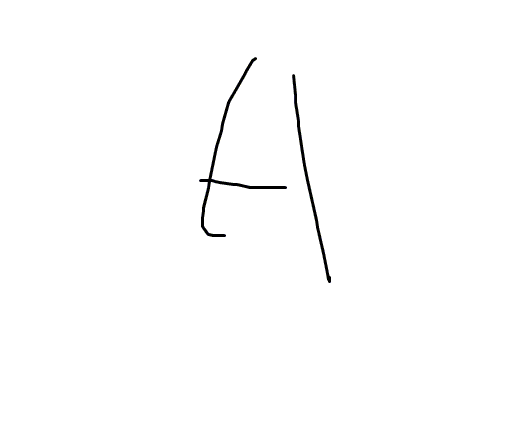
#> input picture examples/opencv-qing-song-ru-men/ch01/a.bmp, 514 x 425 px
$ python introduction_to_pca.py --input ../../../ch01/a.bmp   (older library calls are emulated)
#> lines starting #> are read from the running program, lines starting #| are printed output that depends on the picture; after the words box and inside, x2 and y2 are one past the last pixel; in counts of white or black regions, pixels touching at a corner belong together
from __future__ import print_function
from __future__ import division
import cv2 as cv
import numpy as np
import argparse
from math import atan2, cos, sin, sqrt, pi

def drawAxis(img, p_, q_, colour, scale):
    p = list(p_)
    q = list(q_)
    ## [visualization1]
    angle = atan2(p[1] - q[1], p[0] - q[0]) # angle in radians
    hypotenuse = sqrt((p[1] - q[1]) * (p[1] - q[1]) + (p[0] - q[0]) * (p[0] - q[0]))

    # Here we lengthen the arrow by a factor of scale
    q[0] = p[0] - scale * hypotenuse * cos(angle)
    q[1] = p[1] - scale * hypotenuse * sin(angle)
    cv.line(img, (int(p[0]), int(p[1])), (int(q[0]), int(q[1])), colour, 1, cv.LINE_AA)

    # create the arrow hooks
    p[0] = q[0] + 9 * cos(angle + pi / 4)
    p[1] = q[1] + 9 * sin(angle + pi / 4)
    cv.line(img, (int(p[0]), int(p[1])), (int(q[0]), int(q[1])), colour, 1, cv.LINE_AA)

    p[0] = q[0] + 9 * cos(angle - pi / 4)
    p[1] = q[1] + 9 * sin(angle - pi / 4)
    cv.line(img, (int(p[0]), int(p[1])), (int(q[0]), int(q[1])), colour, 1, cv.LINE_AA)
    ## [visualization1]

def getOrientation(pts, img):
    ## [pca]
    # Construct a buffer used by the pca analysis
    sz = len(pts)
    data_pts = np.empty((sz, 2), dtype=np.float64)
    for i in range(data_pts.shape[0]):
        data_pts[i,0] = pts[i,0,0]
        data_pts[i,1] = pts[i,0,1]

    # Perform PCA analysis
    mean = np.empty((0))
    mean, eigenvectors, eigenvalues = cv.PCACompute2(data_pts, mean)

    # Store the center of the object
    cntr = (int(mean[0,0]), int(mean[0,1]))
    ## [pca]

    ## [visualization]
    # Draw the principal components
    cv.circle(img, cntr, 3, (255, 0, 255), 2)
    p1 = (cntr[0] + 0.02 * eigenvectors[0,0] * eigenvalues[0,0], cntr[1] + 0.02 * eigenvectors[0,1] * eigenvalues[0,0])
    p2 = (cntr[0] - 0.02 * eigenvectors[1,0] * eigenvalues[1,0], cntr[1] - 0.02 * eigenvectors[1,1] * eigenvalues[1,0])
    drawAxis(img, cntr, p1, (0, 255, 0), 1)
    drawAxis(img, cntr, p2, (255, 255, 0), 5)

    angle = atan2(eigenvectors[0,1], eigenvectors[0,0]) # orientation in radians
    ## [visualization]

    return angle

## [pre-process]
# Load image
parser = argparse.ArgumentParser(description='Code for Introduction to Principal Component Analysis (PCA) tutorial.\
                                              This program demonstrates how to use OpenCV PCA to extract the orientation of an object.')
parser.add_argument('--input', help='Path to input image.', default='../data/pca_test1.jpg')
args = parser.parse_args()

src = cv.imread(args.input)
#> src is the input picture: shape (425, 514, 3); mean B, G, R 253.2, 253.2, 253.2
# Check if image is loaded successfully
if src is None:
    print('Could not open or find the image: ', args.input)
    exit(0)

cv.imshow('src', src)

# Convert image to grayscale
gray = cv.cvtColor(src, cv.COLOR_BGR2GRAY)

# Convert image to binary
_, bw = cv.threshold(gray, 50, 255, cv.THRESH_BINARY | cv.THRESH_OTSU)
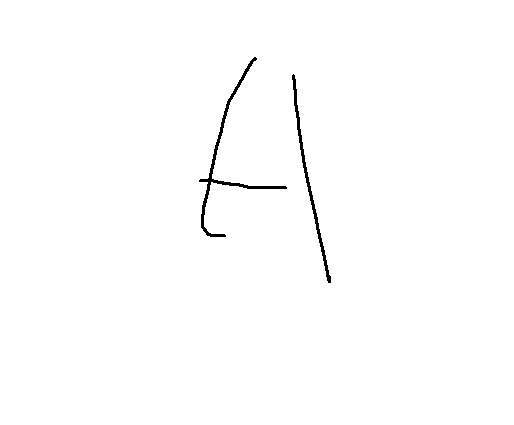
#> bw: shape (425, 514); 99.3% white; 2 black regions
## [pre-process]

## [contours]
# Find all the contours in the thresholded image
_, contours, _ = cv.findContours(bw, cv.RETR_LIST, cv.CHAIN_APPROX_NONE)
#> contours = 3 contours; box (x1, y1, x2, y2) and area: (0, 0, 514, 425) 217512, (198, 56, 288, 238) 1190, (291, 73, 332, 284) 878

for i, c in enumerate(contours):
    # Calculate the area of each contour
    area = cv.contourArea(c);
    # Ignore contours that are too small or too large
    if area < 1e2 or 1e5 < area:
        continue

    # Draw each contour only for visualisation purposes
    cv.drawContours(src, contours, i, (0, 0, 255), 2);
    # Find the orientation of each shape
    getOrientation(c, src)
#> this loop made 3 passes
#> (area, sz in getOrientation, mean in getOrientation, eigenvectors in getOrientation, eigenvalues in getOrientation, p1 in getOrientation) on passes 1 to 2: (878, 422, [[308.5, 178.5]], [[0.179, 0.984], [0.984, -0.179]], [3831.8, 6.24], (321.7, 253.4)), (1190, 558, [[227.5, 162.3]], [[-0.153, 0.988], [0.988, 0.153]], [2467.2, 423.4], (219.5, 210.8))
#> area on pass 3: 217512
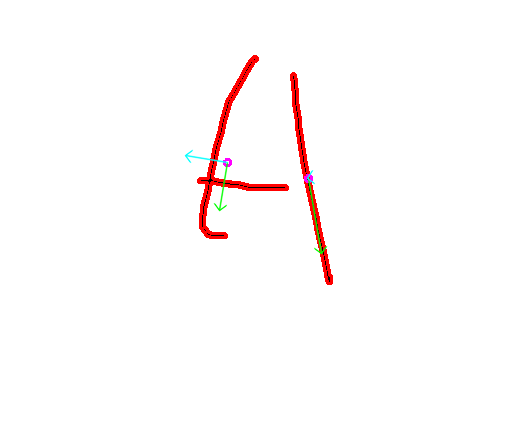
#> src: shape (425, 514, 3); 1.76% of pixels changed, all inside (x1, y1, x2, y2) = (184, 55, 333, 285)
## [contours]

cv.imshow('output', src)
cv.waitKey()
